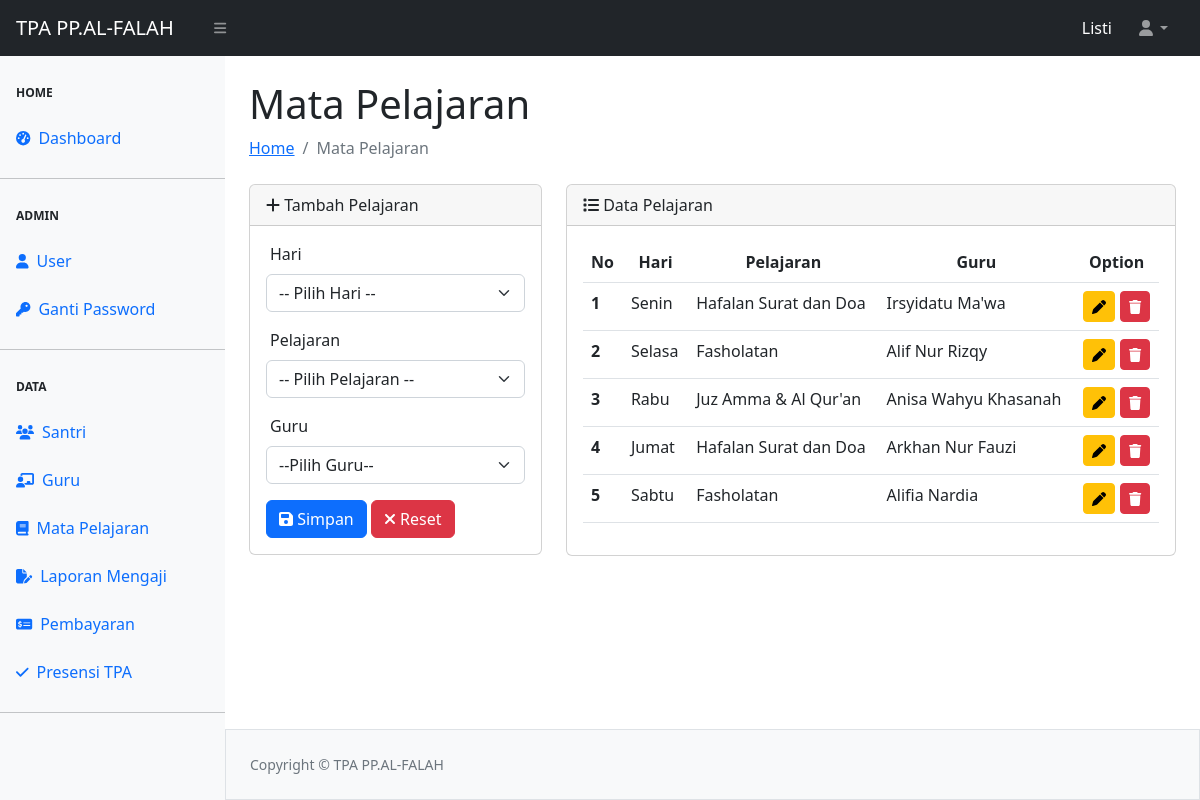
The page /pelajaran/pelajaran.php (signed in) on the database its author committed.
### tables this page shows
CREATE TABLE `tbl_mapel` (
  `id` int(11) NOT NULL,
  `hari` varchar(100) NOT NULL,
  `pelajaran` varchar(50) NOT NULL,
  `guru` varchar(50) NOT NULL
);

### pelajaran/pelajaran.php (the view, shortened to what this page needs)
<?php
require_once "../config.php";
require_once "../template/header.php";
require_once "../template/navbar.php";
require_once "../template/sidebar.php";
?>
<div id="layoutSidenav_content">
    <main>
        <div class="container-fluid px-4">
            <h1 class="mt-4">Mata Pelajaran</h1>
            <ol class="breadcrumb mb-4">
                <li class="breadcrumb-item"><a href="../index.php">Home</a></li>
                <li class="breadcrumb-item active">Mata Pelajaran</li>
            </ol>
            <div class="row">
                <div class="col-4">
                    <div class="card">
                        <div class="card-header">
                            <i class="fa-solid fa-plus"></i> Tambah Pelajaran
                        </div>
                        <div class="card-body">
                            <form action="proses-pelajaran.php" method="POST">
                                <div class="mb-3">
                                    <label for="hari" class="form-label ps-1">Hari</label>
                                    <select name="pelajaran" id="pelajaran" class="form-select">
                                <option value="">-- Pilih Hari --</option>
                             </select>
                                </div>
                                <div class="mb-3">
                                    <label for="pelajaran" class="form-label ps-1">Pelajaran</label>
                                    <select name="pelajaran" id="pelajaran" class="form-select">
                                <option value="">-- Pilih Pelajaran --</option>
                             </select>
                                </div>
                                <div class="mb-3">
                                    <label for="guru" class="form-label ps-1">Guru</label>
                                    <select name="guru" id="guru" class="form-select" required>
                                        <option value="" selected>--Pilih Guru--</option>
                                    </select>
                                </div>
                                <button type="submit" class="btn btn-primary" name="simpan"><i class="fa-solid fa-floppy-disk"></i> Simpan</button>
                                <button type="reset" class="btn btn-danger" name="reset"><i class="fa-solid fa-xmark"></i> Reset</button>
                            </form>
                        </div>
                    </div>
                </div>
                <div class="col-8">
                    <div class="card">
                        <div class="card-header">
                            <i class="fa-solid fa-list"></i> Data Pelajaran
                        </div>
                        <div class="card-body">
                            <table class="table table-hover">
                                <thead>
                                    <tr>
                                        <th scope="col">No</th>
                                        <th scope="col"><center>Hari</center></th>
                                        <th scope="col"><center>Pelajaran</center></th>
                                        <th scope="col"><center>Guru</center></th>
                                        <th scope="col"><center>Option</center></th>
                                    </tr>
                                </thead>
                                <tbody>
                                    <?php
                                    $no = 1;
                                    $queryPelajaran = mysqli_query($koneksi, "SELECT * FROM tbl_mapel");
                                    while ($data = mysqli_fetch_array($queryPelajaran)) { ?>
                                    <tr>
                                        <th scope="row"><?= $no++ ?></th>
                                        <td><?= $data['hari'] ?></td>
                                        <td><?= $data['pelajaran'] ?></td>
                                        <td><?= $data['guru'] ?></td>
                                        <td align="center">
                                            <a href="edit-pelajaran.php?id=<?= $data['id'] ?>" class="btn btn-sm btn-warning" title="Update pelajaran"><i class="fa-solid fa-pen"></i></a>
                                            <a href="hapus-pelajaran.php?id=<?= $data['id'] ?>" onclick="return confirm('Apakah Anda yakin ingin menghapus pelajaran ini?')" class="btn btn-sm btn-danger" title="Hapus pelajaran"><i class="fa-solid fa-trash"></i></a>
                                        </td>
                                    </tr>
                                    <?php } ?>
                                </tbody>
                            </table>
                        </div>
                    </div>
                </div>
            </div>
        </div>
    </main>
<?php
require_once '../template/footer.php';
?>

### rows shown on the page
tbl_mapel: hari "Senin", pelajaran "Hafalan Surat dan Doa", guru "Irsyidatu Ma'wa"
tbl_mapel: hari "Selasa", pelajaran "Fasholatan", guru "Alif Nur Rizqy"
tbl_mapel: hari "Rabu", pelajaran "Juz Amma & Al Qur'an", guru "Anisa Wahyu Khasanah"
tbl_mapel: hari "Jumat", pelajaran "Hafalan Surat dan Doa", guru "Arkhan Nur Fauzi"
tbl_mapel: hari "Sabtu", pelajaran "Fasholatan", guru "Alifia Nardia"

### other values the page prints
$_SESSION['ssUser'] "Listi"
